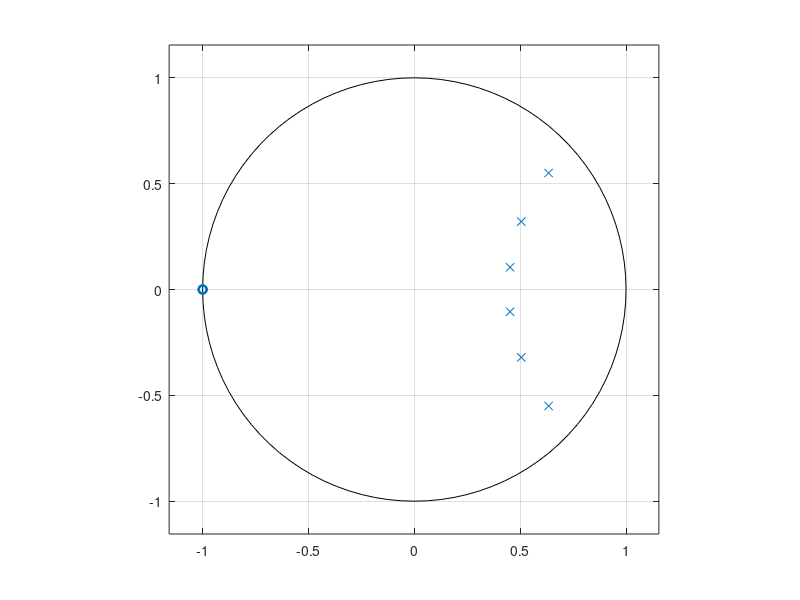

This chart was generated by the following MATLAB code:

b1 = [1,2,1];
a1 = [1, -1.2686,0.7051];
a2 = [1, -1.0106, 0.3583];
a3 = [1, -0.9044, 0.2155];

a = conv(a1, conv(a2,a3));
b = conv(0.0007378*b1, conv(b1,b1));
figure, zplane(b,a);
[zeros, poles, k] = sos2zp([[0.0007278*b1,a1];[b1,a2];[b1,a3]]);
zeros
poles
k


